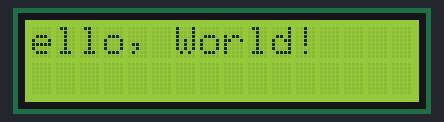
Bench run of a sketch on a simulated Arduino Uno, built with avr-gcc and run on an emulated ATmega328P. Shown: 16×2 character LCD.

Above: at 1.16 s.
At 2.36 s:
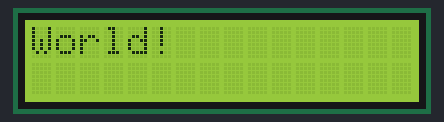
At 3.5 s:
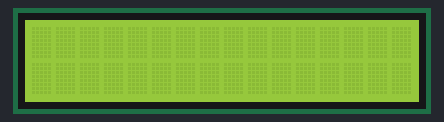
At 6.7 s:
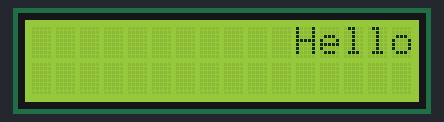
At 11.47 s:
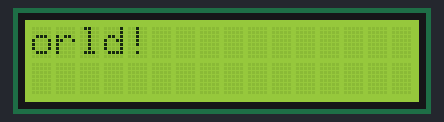
At 16.2 s:
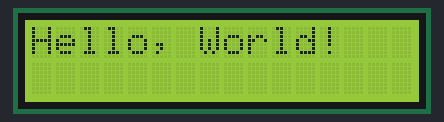

Measured:
- by itself, everything shown: repeats every 16.6 s, in 42 steps
- what the display in image 2 shows lasts 2.4 s, from 3.5 s to 5.9 s
- what the display in image 3 shows lasts 0.7 s, from 6.7 s to 7.4 s
- what the display in image 5 shows lasts 1.5 s, from 16.2 s to 17.7 s

The sketch:

8s9_LCD_Scrolling_fancy.ino
```cpp
#include <LiquidCrystal.h>

// Initialize the LCD (RS, EN, D4, D5, D6, D7)
LiquidCrystal lcd(2, 3, 4, 5, 6, 7);

const int numCols = 16;  // Number of columns on your LCD
const char message[] = "Hello, World!";  // The message to scroll

void setup() {
  // Set up the LCD with 16 columns and 2 rows
  lcd.begin(16, 2);

  // Print the initial message
  lcd.print(message);
  delay(1000);  // Initial delay before starting the scroll
}

void loop() {
  // Scroll left until the entire message disappears off the screen
  for (int i = 0; i < numCols + strlen(message); i++) {
    lcd.scrollDisplayLeft();
    delay(200);  // Adjust the delay for scroll speed
  }

  delay(500);  // Pause before scrolling right

  // Scroll right to bring the message back fully
  for (int i = 0; i < numCols + strlen(message); i++) {
    lcd.scrollDisplayRight();
    delay(200);  // Adjust the delay for scroll speed
  }

  delay(500);  // Pause before flashing the message

  // Flash the message 3 times
  for (int i = 0; i < 3; i++) {
    lcd.clear();  // Clear the display (turn off the message)
    delay(500);  // Flash off duration
    lcd.setCursor(0, 0);  // Reset the cursor
    lcd.print(message);  // Display the message again
    delay(500);  // Flash on duration
  }

  delay(1000);  // Wait 1 second before repeating the process
}
```
